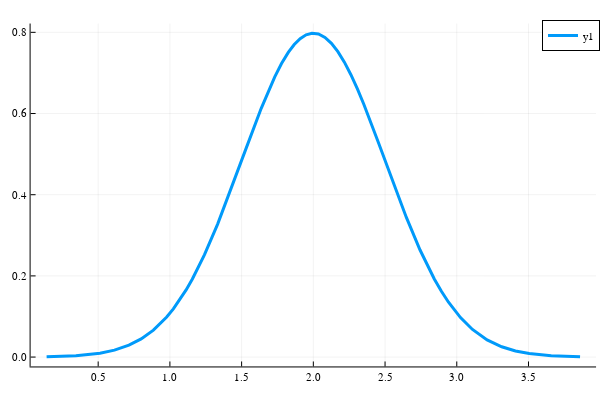

The notebook cell saved with this chart:
### Code cell
using Distributions
plot(Normal(2, 0.5), lw = 3)

### Figure 1 — Plotly figure (JSON) as saved in the notebook; plotly's stock layout.template omitted (floating-point values rounded to 4 significant figures)
{"data": [{"colorbar": {"title": ""}, "legendgroup": "y1", "line": {"color": "rgba(0, 154, 250, 1.000)", "dash": "solid", "shape": "linear", "width": 3}, "mode": "lines", "name": "y1", "showlegend": true, "type": "scatter", "x": [0.1405, 0.1587, 0.1768, 0.3447, 0.5126, 0.6135, 0.7145, 0.7998, 0.8851, 0.9314, 0.9778, 1.024, 1.07, 1.113, 1.156, 1.199, 1.241, 1.333, 1.425, 1.531, 1.637, 1.684, 1.731, 1.778, 1.825, 1.867, 1.908, 1.949, 1.991, 2.036, 2.081, 2.126, 2.171, 2.217, 2.262, 2.307, 2.353, 2.453, 2.553, 2.649, 2.744, 2.794, 2.843, 2.893, 2.942, 3.026, 3.109, 3.211, 3.313, 3.409, 3.505, 3.659, 3.812, 3.836, 3.86], "xaxis": "x", "y": [0.0007917, 0.0009056, 0.001035, 0.003327, 0.009559, 0.01707, 0.02927, 0.04474, 0.06641, 0.08131, 0.09869, 0.1188, 0.1417, 0.1655, 0.1919, 0.2208, 0.2523, 0.3277, 0.4114, 0.5136, 0.6128, 0.6534, 0.6905, 0.7232, 0.7507, 0.7701, 0.7845, 0.7938, 0.7978, 0.7958, 0.7875, 0.7729, 0.7525, 0.7265, 0.6956, 0.6606, 0.6222, 0.5294, 0.4327, 0.344, 0.2637, 0.2264, 0.1925, 0.162, 0.135, 0.0972, 0.06804, 0.04238, 0.02533, 0.01503, 0.008595, 0.003253, 0.00112, 0.0009428, 0.0007917], "yaxis": "y", "zmax": null, "zmin": null}], "layout": {"annotations": [], "height": 400, "legend": {"bgcolor": "rgba(255, 255, 255, 1.000)", "bordercolor": "rgba(0, 0, 0, 1.000)", "borderwidth": 1, "font": {"color": "rgba(0, 0, 0, 1.000)", "family": "sans-serif", "size": 11}, "title": {"font": {"color": "rgba(0, 0, 0, 1.000)", "family": "sans-serif", "size": 15}, "text": ""}, "tracegroupgap": 0, "traceorder": "normal", "x": 1, "xanchor": "auto", "y": 1, "yanchor": "auto"}, "margin": {"b": 20, "l": 0, "r": 0, "t": 20}, "paper_bgcolor": "rgba(255, 255, 255, 1.000)", "plot_bgcolor": "rgba(255, 255, 255, 1.000)", "showlegend": true, "width": 600, "xaxis": {"anchor": "y", "domain": [0.05101, 0.9934], "gridcolor": "rgba(0, 0, 0, 0.100)", "gridwidth": 0.5, "linecolor": "rgba(0, 0, 0, 1.000)", "mirror": false, "range": [0.02892, 3.971], "showgrid": true, "showline": true, "showticklabels": true, "tickangle": 0, "tickcolor": "rgb(0, 0, 0)", "tickfont": {"color": "rgba(0, 0, 0, 1.000)", "family": "sans-serif", "size": 11}, "tickmode": "array", "ticks": "inside", "ticktext": ["0.5", "1.0", "1.5", "2.0", "2.5", "3.0", "3.5"], "tickvals": [0.5, 1, 1.5, 2, 2.5, 3, 3.5], "title": "", "titlefont": {"color": "rgba(0, 0, 0, 1.000)", "family": "sans-serif", "size": 15}, "type": "-", "visible": true, "zeroline": false, "zerolinecolor": "rgba(0, 0, 0, 1.000)"}, "yaxis": {"anchor": "x", "domain": [0.03762, 0.9902], "gridcolor": "rgba(0, 0, 0, 0.100)", "gridwidth": 0.5, "linecolor": "rgba(0, 0, 0, 1.000)", "mirror": false, "range": [-0.02312, 0.8217], "showgrid": true, "showline": true, "showticklabels": true, "tickangle": 0, "tickcolor": "rgb(0, 0, 0)", "tickfont": {"color": "rgba(0, 0, 0, 1.000)", "family": "sans-serif", "size": 11}, "tickmode": "array", "ticks": "inside", "ticktext": ["0.0", "0.2", "0.4", "0.6", "0.8"], "tickvals": [0, 0.2, 0.4, 0.6, 0.8], "title": "", "titlefont": {"color": "rgba(0, 0, 0, 1.000)", "family": "sans-serif", "size": 15}, "type": "-", "visible": true, "zeroline": false, "zerolinecolor": "rgba(0, 0, 0, 1.000)"}}}
